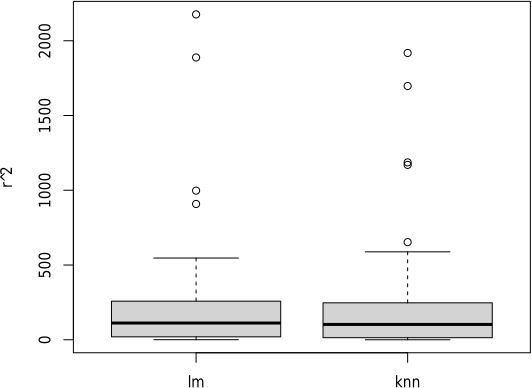

This chart was generated by the following R code:
pdf(file = "07-r-boxplot.pdf", width = 6, height = 5.5)

library(caret)
my_data <- cars

my_lm_model <- train(form = dist ~ speed, data = my_data, method = "lm",
                     trControl = trainControl(method = "LOOCV"))

my_knn_model <- train(form = dist ~ speed, data = my_data, method = "knn",
                      tuneGrid = data.frame(k = 5),
                      trControl = trainControl(method = "LOOCV"))
y <- my_data$dist

my_df <- data.frame(
  lm  = (y - my_lm_model$pred$pred)^2,
  knn = (y - my_knn_model$pred$pred)^2)

boxplot(my_df, ylab = "r^2")
